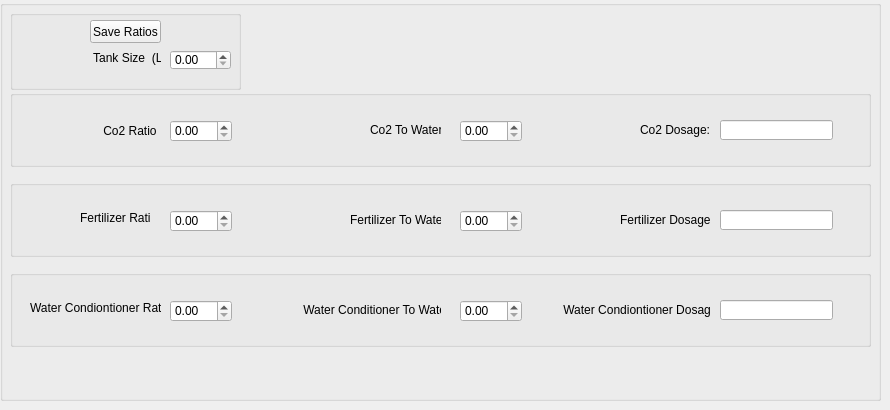
   <widget class="QWidget" name="Ratios_tab">
    <attribute name="title">
     <string>Ratios</string>
    </attribute>
    <widget class="QGroupBox" name="groupBox_2">
     <property name="geometry">
      <rect>
       <x>0</x>
       <y>0</y>
       <width>881</width>
       <height>401</height>
      </rect>
     </property>
     <property name="title">
      <string/>
     </property>
     <widget class="QGroupBox" name="groupBox">
      <property name="geometry">
       <rect>
        <x>10</x>
        <y>90</y>
        <width>861</width>
        <height>77</height>
       </rect>
      </property>
      <property name="title">
       <string/>
      </property>
      <widget class="QDoubleSpinBox" name="Co2_ratio">
       <property name="geometry">
        <rect>
         <x>160</x>
         <y>30</y>
         <width>62</width>
         <height>22</height>
        </rect>
       </property>
       <property name="decimals">
        <number>2</number>
       </property>
       <property name="maximum">
        <double>99.989999999999995</double>
       </property>
      </widget>
      <widget class="QDoubleSpinBox" name="Co2_water">
       <property name="geometry">
        <rect>
         <x>450</x>
         <y>30</y>
         <width>62</width>
         <height>22</height>
        </rect>
       </property>
       <property name="maximum">
        <double>999.990000000000009</double>
       </property>
      </widget>
      <widget class="QLineEdit" name="Co2_dosage">
       <property name="enabled">
        <bool>true</bool>
       </property>
       <property name="geometry">
        <rect>
         <x>710</x>
         <y>30</y>
         <width>113</width>
         <height>20</height>
        </rect>
       </property>
       <property name="readOnly">
        <bool>true</bool>
       </property>
      </widget>
      <widget class="QLabel" name="label_2">
       <property name="geometry">
        <rect>
         <x>90</x>
         <y>30</y>
         <width>61</width>
         <height>21</height>
        </rect>
       </property>
       <property name="text">
        <string> Co2 Ratio</string>
       </property>
      </widget>
      <widget class="QLabel" name="label_3">
       <property name="geometry">
        <rect>
         <x>360</x>
         <y>30</y>
         <width>71</width>
         <height>20</height>
        </rect>
       </property>
       <property name="text">
        <string>Co2 To Water</string>
       </property>
      </widget>
      <widget class="QLabel" name="label_8">
       <property name="geometry">
        <rect>
         <x>630</x>
         <y>30</y>
         <width>71</width>
         <height>20</height>
        </rect>
       </property>
       <property name="text">
        <string>Co2 Dosage:</string>
       </property>
      </widget>
     </widget>
     <widget class="QGroupBox" name="groupBox_3">
      <property name="geometry">
       <rect>
        <x>10</x>
        <y>180</y>
        <width>861</width>
        <height>77</height>
       </rect>
      </property>
      <property name="title">
       <string/>
      </property>
      <widget class="QLabel" name="label_4">
       <property name="geometry">
        <rect>
         <x>70</x>
         <y>30</y>
         <width>71</width>
         <height>16</height>
        </rect>
       </property>
       <property name="text">
        <string>Fertilizer Ratio</string>
       </property>
      </widget>
      <widget class="QDoubleSpinBox" name="Fertilizer_ratio">
       <property name="geometry">
        <rect>
         <x>160</x>
         <y>30</y>
         <width>62</width>
         <height>22</height>
        </rect>
       </property>
       <property name="maximum">
        <double>99.989999999999995</double>
       </property>
      </widget>
      <widget class="QDoubleSpinBox" name="Fertilizer_water">
       <property name="geometry">
        <rect>
         <x>450</x>
         <y>30</y>
         <width>62</width>
         <height>22</height>
        </rect>
       </property>
       <property name="maximum">
        <double>999.990000000000009</double>
       </property>
      </widget>
      <widget class="QLineEdit" name="Fertilizer_dosage">
       <property name="geometry">
        <rect>
         <x>710</x>
         <y>30</y>
         <width>113</width>
         <height>20</height>
        </rect>
       </property>
       <property name="readOnly">
        <bool>true</bool>
       </property>
      </widget>
      <widget class="QLabel" name="label_6">
       <property name="geometry">
        <rect>
         <x>340</x>
         <y>30</y>
         <width>91</width>
         <height>20</height>
        </rect>
       </property>
       <property name="text">
        <string>Fertilizer To Water</string>
       </property>
      </widget>
      <widget class="QLabel" name="label_9">
       <property name="geometry">
        <rect>
         <x>610</x>
         <y>30</y>
         <width>91</width>
         <height>20</height>
        </rect>
       </property>
       <property name="text">
        <string>Fertilizer Dosage:</string>
       </property>
      </widget>
     </widget>
     <widget class="QGroupBox" name="groupBox_4">
      <property name="geometry">
       <rect>
        <x>10</x>
        <y>270</y>
        <width>861</width>
        <height>77</height>
       </rect>
      </property>
      <property name="title">
       <string/>
      </property>
      <widget class="QLabel" name="label_5">
       <property name="geometry">
        <rect>
         <x>20</x>
         <y>30</y>
         <width>131</width>
         <height>16</height>
        </rect>
       </property>
       <property name="text">
        <string>Water Condiontioner Ratio</string>
       </property>
      </widget>
      <widget class="QDoubleSpinBox" name="WaterConditioner_ratio">
       <property name="geometry">
        <rect>
         <x>160</x>
         <y>30</y>
         <width>62</width>
         <height>22</height>
        </rect>
       </property>
      </widget>
      <widget class="QDoubleSpinBox" name="WaterConditioner_water">
       <property name="geometry">
        <rect>
         <x>450</x>
         <y>30</y>
         <width>62</width>
         <height>22</height>
        </rect>
       </property>
       <property name="maximum">
        <double>999.990000000000009</double>
       </property>
      </widget>
      <widget class="QLineEdit" name="WaterConditioner_dosage">
       <property name="geometry">
        <rect>
         <x>710</x>
         <y>30</y>
         <width>113</width>
         <height>20</height>
        </rect>
       </property>
       <property name="readOnly">
        <bool>true</bool>
       </property>
      </widget>
      <widget class="QLabel" name="label_7">
       <property name="geometry">
        <rect>
         <x>290</x>
         <y>30</y>
         <width>141</width>
         <height>20</height>
        </rect>
       </property>
       <property name="text">
        <string> Water Conditioner To Water</string>
       </property>
      </widget>
      <widget class="QLabel" name="label_10">
       <property name="geometry">
        <rect>
         <x>550</x>
         <y>30</y>
         <width>151</width>
         <height>20</height>
        </rect>
       </property>
       <property name="text">
        <string> Water Condiontioner Dosage:</string>
       </property>
      </widget>
     </widget>
     <widget class="QGroupBox" name="groupBox_6">
      <property name="geometry">
       <rect>
        <x>10</x>
        <y>10</y>
        <width>231</width>
        <height>80</height>
       </rect>
      </property>
      <property name="title">
       <string/>
      </property>
      <widget class="QLabel" name="label">
       <property name="geometry">
        <rect>
         <x>80</x>
         <y>40</y>
         <width>71</width>
         <height>16</height>
        </rect>
       </property>
       <property name="text">
        <string> Tank Size  (L)</string>
       </property>
      </widget>
      <widget class="QPushButton" name="save_ratios_pushButton">
       <property name="geometry">
        <rect>
         <x>80</x>
         <y>10</y>
         <width>71</width>
         <height>23</height>
        </rect>
       </property>
       <property name="text">
        <string>Save Ratios</string>
       </property>
      </widget>
      <widget class="QDoubleSpinBox" name="Tank">
       <property name="geometry">
        <rect>
         <x>160</x>
         <y>40</y>
         <width>61</width>
         <height>20</height>
        </rect>
       </property>
       <property name="maximum">
        <double>999.990000000000009</double>
       </property>
      </widget>
     </widget>
    </widget>
   </widget>
